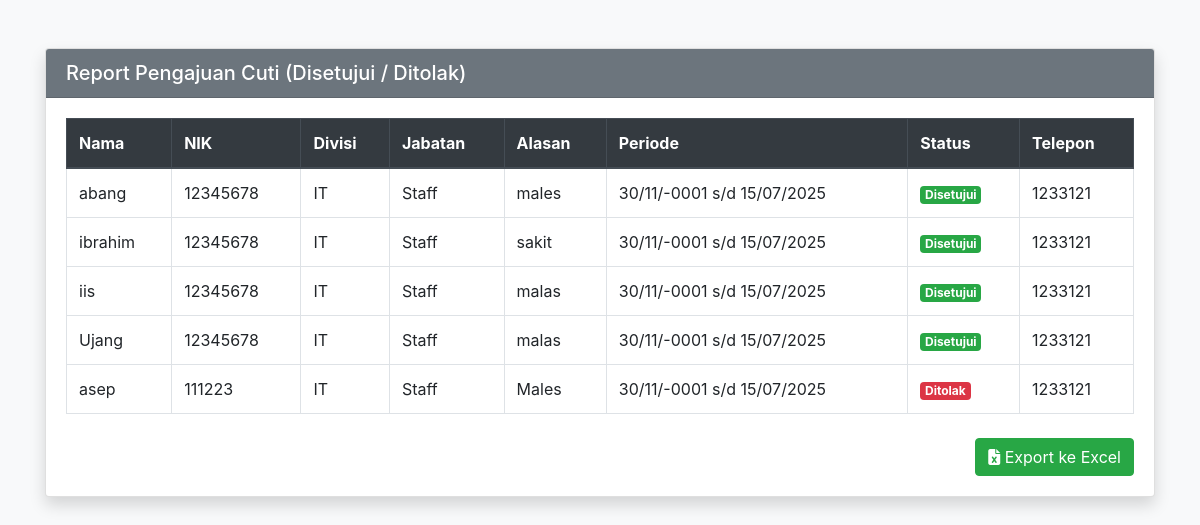
The page /Karyawan1/report_pengajuan.php (signed in) on the database its author committed.
### tables this page shows
CREATE TABLE `pengajuan_cuti` (
  `id` int(11) NOT NULL,
  `nama` varchar(100) DEFAULT NULL,
  `nik` varchar(20) DEFAULT NULL,
  `divisi` varchar(50) DEFAULT NULL,
  `jabatan` varchar(50) DEFAULT NULL,
  `alasan` text DEFAULT NULL,
  `jumlah_hari` int(11) DEFAULT NULL,
  `mulai` date DEFAULT NULL,
  `sampai` date DEFAULT NULL,
  `alamat_cuti` text DEFAULT NULL,
  `telepon` varchar(20) DEFAULT NULL,
  `status` varchar(50) DEFAULT 'Menunggu Approval',
  `created_at` timestamp NOT NULL DEFAULT current_timestamp(),
  `id_karyawan` int(11) DEFAULT NULL
);

### Karyawan1/report_pengajuan.php (the view, shortened to what this page needs)
<?php
include 'koneksi.php';
$query = "SELECT * FROM pengajuan_cuti WHERE status IN ('Disetujui', 'Ditolak') ORDER BY created_at DESC";
$result = mysqli_query($link, $query);
?>
<!DOCTYPE html>
<html lang="id">
<head>
    <link href="https://cdn.jsdelivr.net/npm/bootstrap@4.6.2/dist/css/bootstrap.min.css" rel="stylesheet">
    <link href="https://cdnjs.cloudflare.com/ajax/libs/font-awesome/6.4.0/css/all.min.css" rel="stylesheet">
</head>
<body class="bg-light">
<div class="container mt-5">
    <div class="card shadow">
        <div class="card-header bg-secondary text-white d-flex justify-content-between align-items-center">
            <h5 class="mb-0">Report Pengajuan Cuti (Disetujui / Ditolak)</h5>
        </div>
        <div class="card-body position-relative">
            <?php if (mysqli_num_rows($result) > 0): ?>
            <table class="table table-bordered">
                <thead class="thead-dark">
                    <tr>
                        <th>Nama</th>
                        <th>NIK</th>
                        <th>Divisi</th>
                        <th>Jabatan</th>
                        <th>Alasan</th>
                        <th>Periode</th>
                        <th>Status</th>
                        <th>Telepon</th>
                    </tr>
                </thead>
                <tbody>
                    <?php while ($row = mysqli_fetch_assoc($result)): ?>
                    <tr>
                        <td><?= htmlspecialchars($row['nama']) ?></td>
                        <td><?= htmlspecialchars($row['nik']) ?></td>
                        <td><?= htmlspecialchars($row['divisi']) ?></td>
                        <td><?= htmlspecialchars($row['jabatan']) ?></td>
                        <td><?= nl2br(htmlspecialchars($row['alasan'])) ?></td>
                        <td><?= date("d/m/Y", strtotime($row['mulai'])) ?> s/d <?= date("d/m/Y", strtotime($row['sampai'])) ?></td>
                        <td>
                            <?php if ($row['status'] == 'Disetujui'): ?>
                                <span class="badge badge-success"><?= $row['status'] ?></span>
                            <?php else: ?>
                                <span class="badge badge-danger"><?= $row['status'] ?></span>
                            <?php endif; ?>
                        </td>
                        <td><?= htmlspecialchars($row['telepon']) ?></td>
                    </tr>
                    <?php endwhile; ?>
                </tbody>
            </table>
            <div class="d-flex justify-content-end mt-4">
                <a href="export_cuti_excel.php" class="btn btn-success">
                    <i class="fas fa-file-excel"></i> Export ke Excel
                </a>
            </div>
            <?php else: ?>
                <p class="text-center">Belum ada data pengajuan yang disetujui atau ditolak.</p>
            <?php endif; ?>
        </div>
    </div>
</div>
</body>
</html>

### rows shown on the page
pengajuan_cuti: nama "abang", nik "12345678", divisi "IT", jabatan "Staff", alasan "males", mulai "30/11/-0001", sampai "15/07/2025", status "Disetujui", telepon "1233121"
pengajuan_cuti: nama "ibrahim", nik "12345678", divisi "IT", jabatan "Staff", alasan "sakit", mulai "30/11/-0001", sampai "15/07/2025", status "Disetujui", telepon "1233121"
pengajuan_cuti: nama "iis", nik "12345678", divisi "IT", jabatan "Staff", alasan "malas", mulai "30/11/-0001", sampai "15/07/2025", status "Disetujui", telepon "1233121"
pengajuan_cuti: nama "Ujang", nik "12345678", divisi "IT", jabatan "Staff", alasan "malas", mulai "30/11/-0001", sampai "15/07/2025", status "Disetujui", telepon "1233121"
pengajuan_cuti: nama "asep", nik "111223", divisi "IT", jabatan "Staff", alasan "Males", mulai "30/11/-0001", sampai "15/07/2025", status "Ditolak", telepon "1233121"
